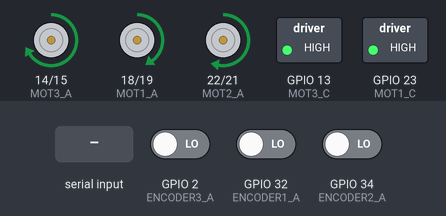
The program below on a simulated ESP32. Shown: motor-driver pin pairs drawn as motors (green arrow = first pin HIGH = forward, orange = second pin HIGH = backward, longer = more drive), switched loads named in the program (green lamp = pin HIGH). Inputs (shaded band) come from the test bench; at power-on: GPIO 2 (ENCODER3_A) LOW, GPIO 32 (ENCODER1_A) LOW, GPIO 34 (ENCODER2_A) LOW. What the program prints to the serial monitor is not drawn.

Above: at 1.2 s.
1.3 s: "90,45,200\n" received over Serial
2.8 s: "q90\n" received over Serial
Timing chart, 0 to 5.8 s (numbered marks = the images above; inputs shaded):
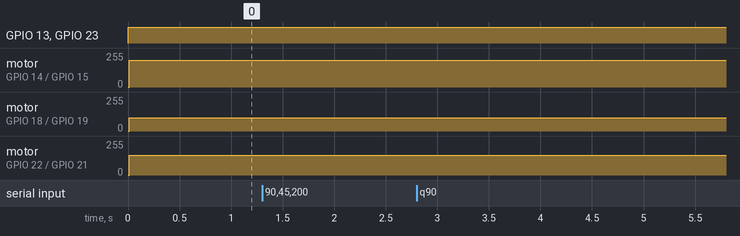

The program:

main.cpp
```cpp
#include <Arduino.h>
#include "MotorControl.h"
#include "Encoder.h"
#include "SerialComm.h"

void setup() {
    Serial.begin(115200);  // Initialize serial communication
    Init_Motors();         // Initialize motor control for all motors
    Init_Encoders();       // Initialize encoders for all motors
    Init_Serial();         // Initialize serial communication
}

void loop() {
    // Set fixed motor commands for testing
    MOT1_cmd = 100;
    MOT2_cmd = 150;
    MOT3_cmd = 200;

    Run_Motors();          // Run all motors with the current commands
    SerialDataPrint();     // Print encoder and motor command values
    SerialDataWrite();     // Read serial input and update motor commands

    // Debug print moved to the main loop
    static unsigned long last_print_time = 0;
    if (millis() - last_print_time >= 100) { // Print every 100ms
        last_print_time = millis();
        Get_Angles(); // Update angles based on encoder values

        Serial.print("Encoder 1 Value: ");
        Serial.println(encoderValue1);
        Serial.print("Angle 1: ");
        Serial.println(th1);

        Serial.print("Encoder 2 Value: ");
        Serial.println(encoderValue2);
        Serial.print("Angle 2: ");
        Serial.println(th2);

        Serial.print("Encoder 3 Value: ");
        Serial.println(encoderValue3);
        Serial.print("Angle 3: ");
        Serial.println(th3);
    }
}
```

Encoder.cpp
```cpp
#include "Encoder.h"

volatile long int encoderValue1 = 0;
volatile long int encoderValue2 = 0;
volatile long int encoderValue3 = 0;

double th1 = 0;
double th2 = 0;
double th3 = 0;

#define DEBOUNCE_TIME 10 // Increase debounce time to 10ms

void IRAM_ATTR readEncoder1() {
    static unsigned long last_interrupt_time = 0;
    unsigned long interrupt_time = millis();
    if (interrupt_time - last_interrupt_time > DEBOUNCE_TIME) {
        int A = digitalRead(ENCODER1_A);
        int B = digitalRead(ENCODER1_B);

        if (A == B) {
            encoderValue1++;
        } else {
            encoderValue1--;
        }
    }
    last_interrupt_time = interrupt_time;
}

void IRAM_ATTR readEncoder2() {
    static unsigned long last_interrupt_time = 0;
    unsigned long interrupt_time = millis();
    if (interrupt_time - last_interrupt_time > DEBOUNCE_TIME) {
        int A = digitalRead(ENCODER2_A);
        int B = digitalRead(ENCODER2_B);

        if (A == B) {
            encoderValue2++;
        } else {
            encoderValue2--;
        }
    }
    last_interrupt_time = interrupt_time;
}

void IRAM_ATTR readEncoder3() {
    static unsigned long last_interrupt_time = 0;
    unsigned long interrupt_time = millis();
    if (interrupt_time - last_interrupt_time > DEBOUNCE_TIME) {
        int A = digitalRead(ENCODER3_A);
        int B = digitalRead(ENCODER3_B);

        if (A == B) {
            encoderValue3++;
        } else {
            encoderValue3--;
        }
    }
    last_interrupt_time = interrupt_time;
}

void Init_Encoders() {
    // Encoder 1
    pinMode(ENCODER1_A, INPUT);
    pinMode(ENCODER1_B, INPUT);
    attachInterrupt(digitalPinToInterrupt(ENCODER1_A), readEncoder1, CHANGE);

    // Encoder 2
    pinMode(ENCODER2_A, INPUT);
    pinMode(ENCODER2_B, INPUT);
    attachInterrupt(digitalPinToInterrupt(ENCODER2_A), readEncoder2, CHANGE);

    // Encoder 3
    pinMode(ENCODER3_A, INPUT);
    pinMode(ENCODER3_B, INPUT);
    attachInterrupt(digitalPinToInterrupt(ENCODER3_A), readEncoder3, CHANGE);
}

void Get_Angles() {
    th1 = encoderValue1 * 360.0 / ENC_RES;
    th2 = encoderValue2 * 360.0 / ENC_RES;
    th3 = encoderValue3 * 360.0 / ENC_RES;
}
```

Encoder.h
```cpp
#ifndef ENCODER_H
#define ENCODER_H

#include <Arduino.h>

// Encoder 1
#define ENCODER1_A 32
#define ENCODER1_B 33

// Encoder 2
#define ENCODER2_A 34
#define ENCODER2_B 35

// Encoder 3
#define ENCODER3_A 2
#define ENCODER3_B 4

#define ENC_RES 330  // Encoder resolution * Gearbox ratio

extern volatile long int encoderValue1;
extern volatile long int encoderValue2;
extern volatile long int encoderValue3;

extern double th1;
extern double th2;
extern double th3;

void Init_Encoders();
void IRAM_ATTR readEncoder1();
void IRAM_ATTR readEncoder2();
void IRAM_ATTR readEncoder3();
void Get_Angles();

#endif
```

MotorControl.cpp
```cpp
#include "MotorControl.h"

double MOT1_cmd = 0; // Motor command [-255, 255]
double MOT2_cmd = 0;
double MOT3_cmd = 0;

void Init_Motors() {
    // Motor 1
    pinMode(MOT1_A, OUTPUT);
    pinMode(MOT1_B, OUTPUT);
    pinMode(MOT1_C, OUTPUT);
    ledcSetup(MOT1_Channel, PWM_FREQ, PWM_RES);
    ledcAttachPin(MOT1_A, MOT1_Channel);

    // Motor 2
    pinMode(MOT2_A, OUTPUT);
    pinMode(MOT2_B, OUTPUT);
    pinMode(MOT2_C, OUTPUT);
    ledcSetup(MOT2_Channel, PWM_FREQ, PWM_RES);
    ledcAttachPin(MOT2_A, MOT2_Channel);

    // Motor 3
    pinMode(MOT3_A, OUTPUT);
    pinMode(MOT3_B, OUTPUT);
    pinMode(MOT3_C, OUTPUT);
    ledcSetup(MOT3_Channel, PWM_FREQ, PWM_RES);
    ledcAttachPin(MOT3_A, MOT3_Channel);
}

void Send_PWM(int PINA, int PINB, int PINC, double mot_cmd, int channel) {
    if (mot_cmd < 0) {
        digitalWrite(PINA, LOW);
        digitalWrite(PINB, HIGH);
        digitalWrite(PINC, HIGH);
    } else {
        digitalWrite(PINA, HIGH);
        digitalWrite(PINB, LOW);
        digitalWrite(PINC, HIGH);
    }
    ledcWrite(channel, abs(mot_cmd));
}

void Run_Motors() {
    Serial.println("Running Motors...");

    Serial.print("MOT1_cmd: ");
    Serial.println(MOT1_cmd);
    Send_PWM(MOT1_A, MOT1_B, MOT1_C, MOT1_cmd, MOT1_Channel);

    Serial.print("MOT2_cmd: ");
    Serial.println(MOT2_cmd);
    Send_PWM(MOT2_A, MOT2_B, MOT2_C, MOT2_cmd, MOT2_Channel);

    Serial.print("MOT3_cmd: ");
    Serial.println(MOT3_cmd);
    Send_PWM(MOT3_A, MOT3_B, MOT3_C, MOT3_cmd, MOT3_Channel);
}
```

MotorControl.h
```cpp
#ifndef MOTORCONTROL_H
#define MOTORCONTROL_H

#include <Arduino.h>

// Motor 1
#define MOT1_A 18
#define MOT1_B 19
#define MOT1_C 23
// Example
#define MOT1_Channel 0

// Motor 2
#define MOT2_A 22
#define MOT2_B 21
#define MOT2_C 23
#define MOT2_Channel 1

// Motor 3
#define MOT3_A 14
#define MOT3_B 15
#define MOT3_C 13
#define MOT3_Channel 2

#define PWM_FREQ 10000 // PWM Frequency: 10kHz
#define PWM_RES 8      // PWM resolution 255

extern double MOT1_cmd;
extern double MOT2_cmd;
extern double MOT3_cmd;

void Init_Motors();
void Send_PWM(int PINA, int PINB, int PINC, double mot_cmd, int channel);
void Run_Motors();

#endif
```

SerialComm.cpp
```cpp
#include "SerialComm.h"
#include "MotorControl.h"
#include "Encoder.h"

unsigned long Serial_time = 0; // Time in microseconds

void Init_Serial() {
    Serial.begin(115200);
    while (!Serial);
}

void SerialDataPrint() {
    if (micros() - Serial_time >= 10000) {
        Serial_time = micros();
        Serial.print("Encoder 1 Value: ");
        Serial.println(encoderValue1);
        Serial.print("Encoder 2 Value: ");
        Serial.println(encoderValue2);
        Serial.print("Encoder 3 Value: ");
        Serial.println(encoderValue3);
        Serial.print(">MOT1_cmd:");
        Serial.println(MOT1_cmd);
        Serial.print(">MOT2_cmd:");
        Serial.println(MOT2_cmd);
        Serial.print(">MOT3_cmd:");
        Serial.println(MOT3_cmd);
    }
}

void SerialDataWrite() {
    static String received_chars;
    while (Serial.available()) {
        char inChar = (char)Serial.read();
        received_chars += inChar;
        if (inChar == '\n') {
            switch (received_chars[0]) {
                case 'q':
                    received_chars.remove(0, 1);
                    if (received_chars.length() > 0) {
                        MOT1_cmd = received_chars.toFloat();
                        Serial.print("Updated MOT1_cmd: "); // Debug statement
                        Serial.println(MOT1_cmd);
                    } else {
                        Serial.println("Error: No command received.");
                    }
                    break;
                case 'w':
                    received_chars.remove(0, 1);
                    if (received_chars.length() > 0) {
                        MOT2_cmd = received_chars.toFloat();
                        Serial.print("Updated MOT2_cmd: "); // Debug statement
                        Serial.println(MOT2_cmd);
                    } else {
                        Serial.println("Error: No command received.");
                    }
                    break;
                case 'e':
                    received_chars.remove(0, 1);
                    if (received_chars.length() > 0) {
                        MOT3_cmd = received_chars.toFloat();
                        Serial.print("Updated MOT3_cmd: "); // Debug statement
                        Serial.println(MOT3_cmd);
                    } else {
                        Serial.println("Error: No command received.");
                    }
                    break;
                default:
                    Serial.println("Error: Invalid command.");
                    break;
            }
            received_chars = "";
        }
    }
}
```

SerialComm.h
```cpp
#ifndef SERIALCOMM_H
#define SERIALCOMM_H

#include <Arduino.h>

extern unsigned long Serial_time; // Time in microseconds

void Init_Serial();
void SerialDataPrint();
void SerialDataWrite();

#endif  // SERIALCOMM_H
```
